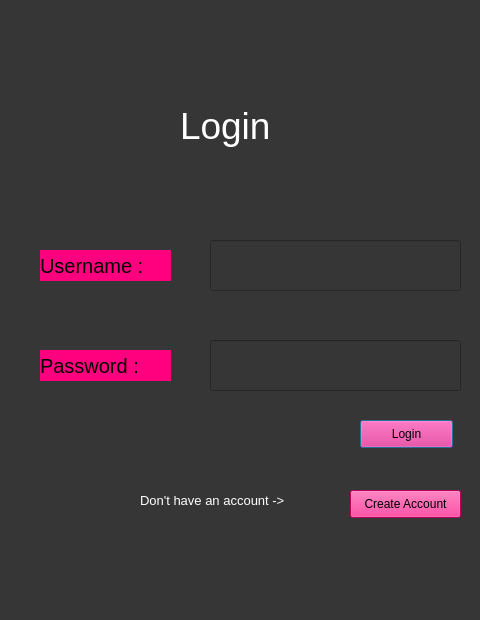
<?xml version="1.0" encoding="UTF-8"?>
<ui version="4.0">
 <class>Dialog</class>
 <widget class="QDialog" name="Dialog">
  <property name="geometry">
   <rect>
    <x>0</x>
    <y>0</y>
    <width>480</width>
    <height>620</height>
   </rect>
  </property>
  <property name="windowTitle">
   <string>Dialog</string>
  </property>
  <property name="styleSheet">
   <string notr="true">background-color: rgb(54, 54, 54);</string>
  </property>
  <widget class="QLabel" name="label">
   <property name="geometry">
    <rect>
     <x>180</x>
     <y>90</y>
     <width>121</width>
     <height>71</height>
    </rect>
   </property>
   <property name="font">
    <font>
     <pointsize>28</pointsize>
    </font>
   </property>
   <property name="styleSheet">
    <string notr="true">color: rgb(255, 255, 255);</string>
   </property>
   <property name="text">
    <string>Login</string>
   </property>
  </widget>
  <widget class="QLabel" name="label_2">
   <property name="geometry">
    <rect>
     <x>40</x>
     <y>250</y>
     <width>131</width>
     <height>31</height>
    </rect>
   </property>
   <property name="font">
    <font>
     <pointsize>15</pointsize>
    </font>
   </property>
   <property name="styleSheet">
    <string notr="true">color: rgb(0, 0, 0);
background-color: rgb(255, 0, 127);</string>
   </property>
   <property name="text">
    <string>Username : </string>
   </property>
  </widget>
  <widget class="QLineEdit" name="email">
   <property name="geometry">
    <rect>
     <x>210</x>
     <y>240</y>
     <width>251</width>
     <height>51</height>
    </rect>
   </property>
   <property name="styleSheet">
    <string notr="true">font-size:10pt;
color: rgb(255, 255, 255);</string>
   </property>
  </widget>
  <widget class="QLineEdit" name="password">
   <property name="geometry">
    <rect>
     <x>210</x>
     <y>340</y>
     <width>251</width>
     <height>51</height>
    </rect>
   </property>
   <property name="styleSheet">
    <string notr="true">font-size:10pt;
color: rgb(255, 255, 255);</string>
   </property>
  </widget>
  <widget class="QPushButton" name="loginbutton">
   <property name="geometry">
    <rect>
     <x>360</x>
     <y>420</y>
     <width>93</width>
     <height>28</height>
    </rect>
   </property>
   <property name="styleSheet">
    <string notr="true">background-color: rgb(255, 0, 127);
color: rgb(0, 0, 0);</string>
   </property>
   <property name="text">
    <string>Login</string>
   </property>
  </widget>
  <widget class="QLabel" name="label_3">
   <property name="geometry">
    <rect>
     <x>40</x>
     <y>350</y>
     <width>131</width>
     <height>31</height>
    </rect>
   </property>
   <property name="font">
    <font>
     <pointsize>15</pointsize>
    </font>
   </property>
   <property name="styleSheet">
    <string notr="true">color: rgb(0, 0, 0);
background-color: rgb(255, 0, 127);</string>
   </property>
   <property name="text">
    <string>Password : </string>
   </property>
  </widget>
  <widget class="QLabel" name="label_4">
   <property name="geometry">
    <rect>
     <x>140</x>
     <y>490</y>
     <width>191</width>
     <height>21</height>
    </rect>
   </property>
   <property name="styleSheet">
    <string notr="true">color: rgb(255, 255, 255);
font-size: 10pt;</string>
   </property>
   <property name="text">
    <string>Don't have an account -&gt; </string>
   </property>
  </widget>
  <widget class="QPushButton" name="createaccbutton">
   <property name="geometry">
    <rect>
     <x>350</x>
     <y>490</y>
     <width>111</width>
     <height>28</height>
    </rect>
   </property>
   <property name="styleSheet">
    <string notr="true">color: rgb(0, 0, 0);
background-color: rgb(255, 0, 127);</string>
   </property>
   <property name="text">
    <string>Create Account</string>
   </property>
  </widget>
 </widget>
 <resources/>
 <connections/>
</ui>
